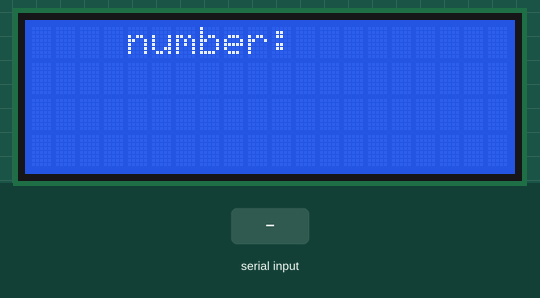
This sketch was run on a simulated Arduino Uno, built with avr-gcc and run on an emulated ATmega328P. On the bench: 20×4 character LCD. The inputs (shaded band) are chosen by the test bench.

Above: at 1.3 s.
1.4 s: "90,45\n" received over Serial
At 3.6 s:
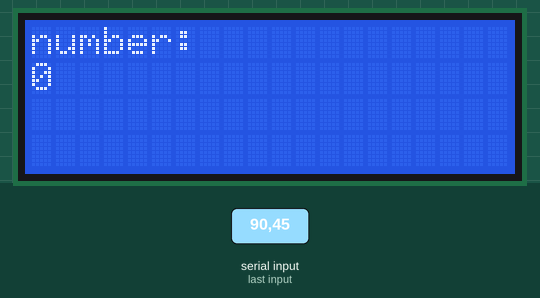
3.9 s: "30,150\n" received over Serial
At 4.4 s:
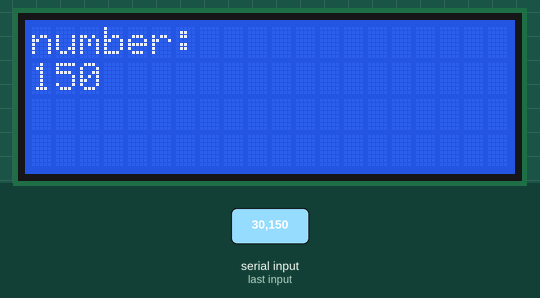
Timing chart, 0 to 6.9 s (numbered marks = the images above; inputs shaded):
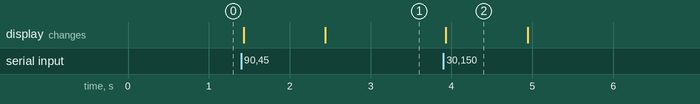

The sketch:

sketch_nov6a.ino
```cpp
#include <Wire.h>
#include <LiquidCrystal_I2C.h>

LiquidCrystal_I2C lcd(0x27, 20, 4);

void setup(){
  Serial.begin(9600);

lcd.init();
lcd.init();

lcd.backlight();
lcd.setCursor(3, 0);
lcd.print(" number: ");
}


void loop() {
  while (Serial.available() > 0) {
    int n = Serial.parseInt();

    lcd.clear();
    lcd.setCursor(0, 0);
    lcd.print("number:");
    lcd.setCursor(0, 1);
    lcd.print(n);
  }
}
```

Measured:
- after the input at 1.4 s, the display: first changes at once (image 1 shows a later state)
- after the input at 3.9 s, the display: changes at once (image 2)
- what the display in image 2 shows lasts 1.0 s, from 3.9 s to 4.9 s
